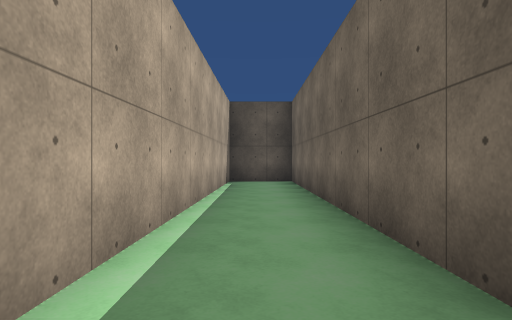
[1] (above)

24 first-person views from a walk through a Unity game level. The camera is 1.2 m above the floor, looks level and sees 75° across. The floor is counted in squares, 2 m on a side. Each view is taken from the middle of a square. On the plan, view 1 faces up. The plan holds only what a view shows up to about 10 squares ahead; the rest is blank. The place goes on beyond the plan. The player is left out. Surface patterns are stand-ins for the level's own textures.

[2]
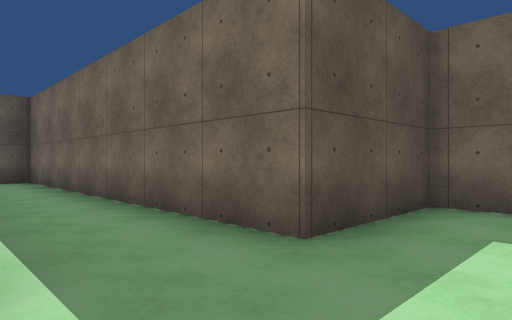

[3]
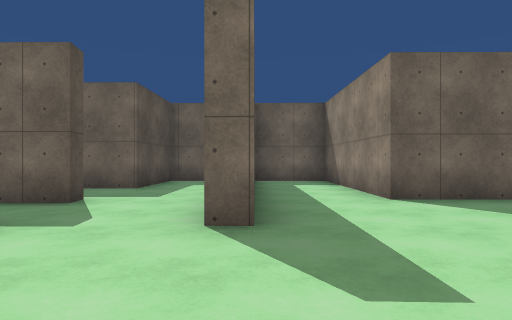

[4]
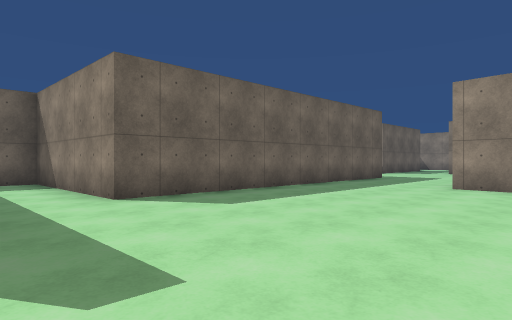

[5]
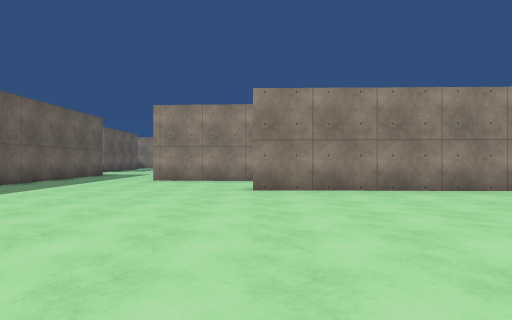

[6]
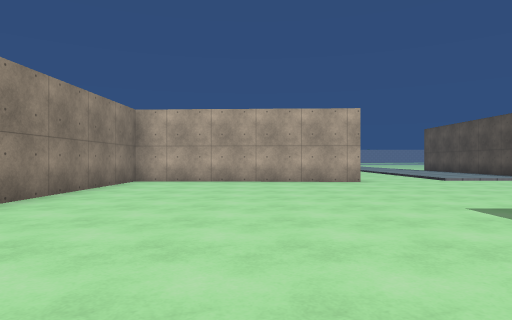

[7]
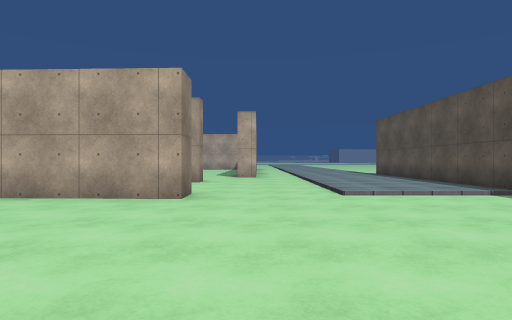

[8]
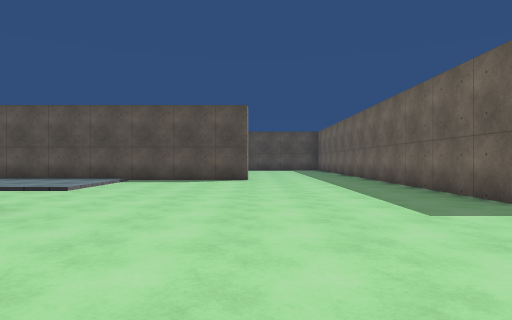

[9]
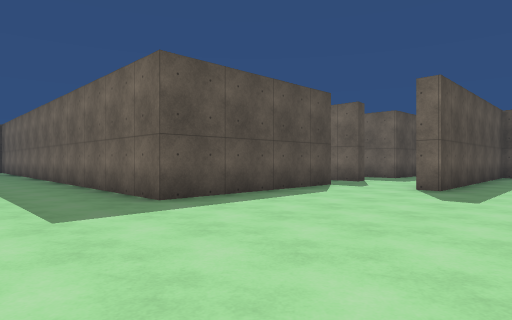

[10]
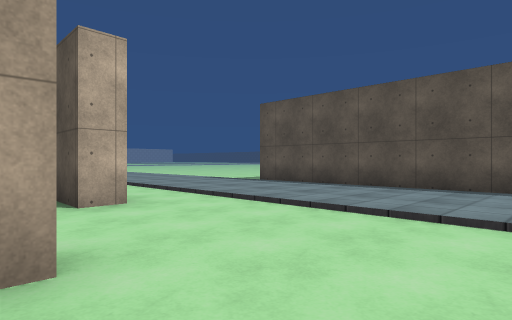

[11]
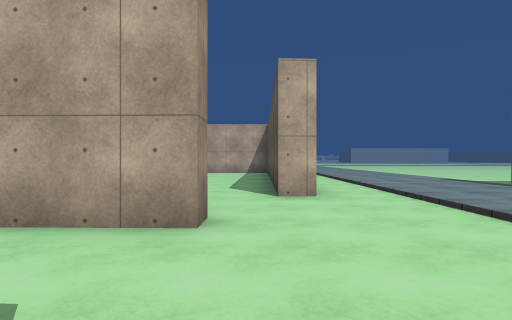

[12]
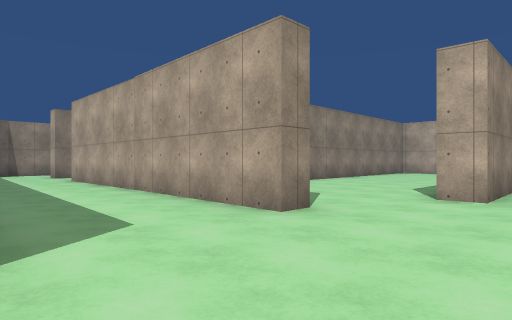

[13]
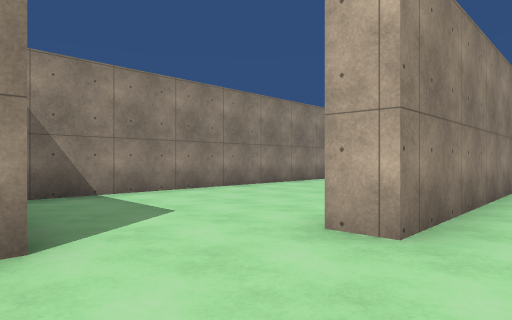

[14]
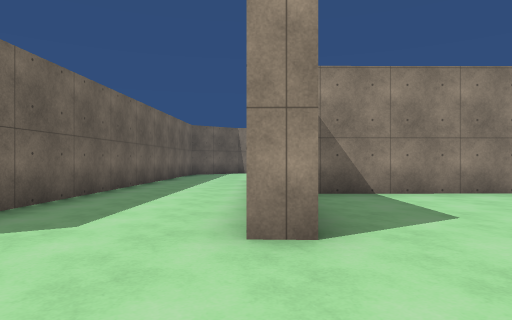

[15]
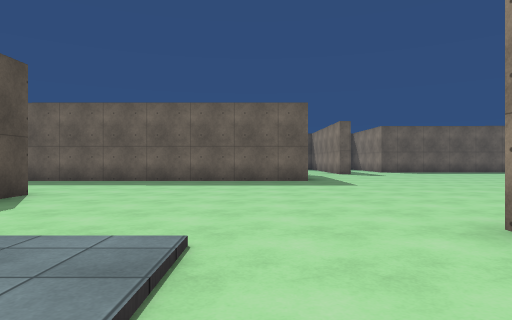

[16]
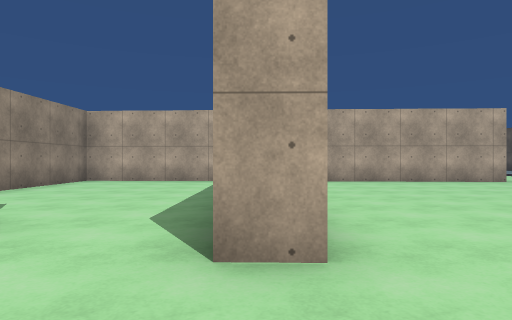

[17]
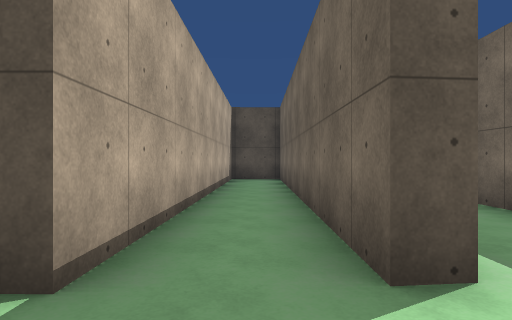

[18]
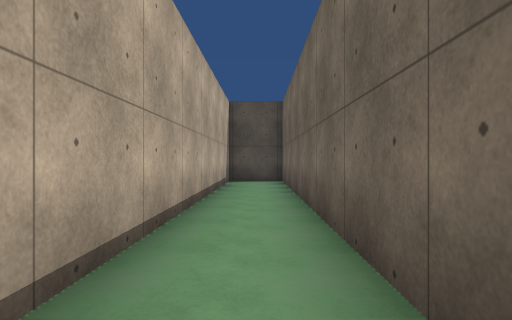

[19]
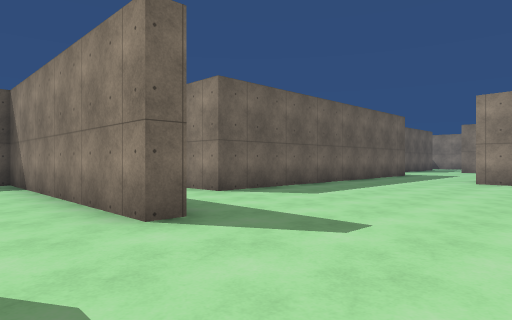

[20]
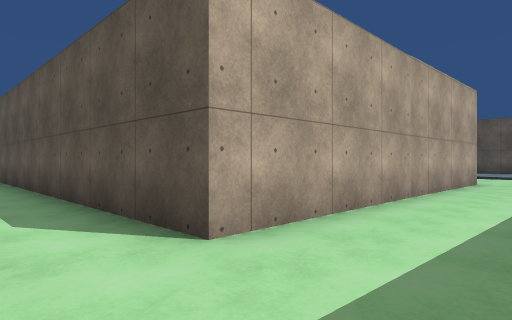

[21]
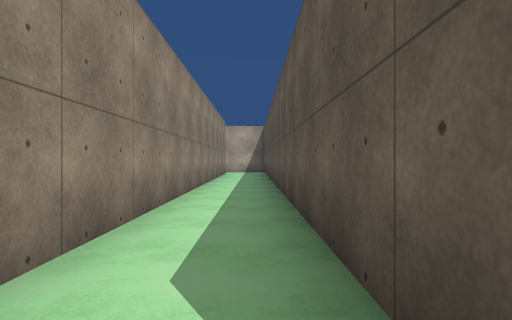

[22]
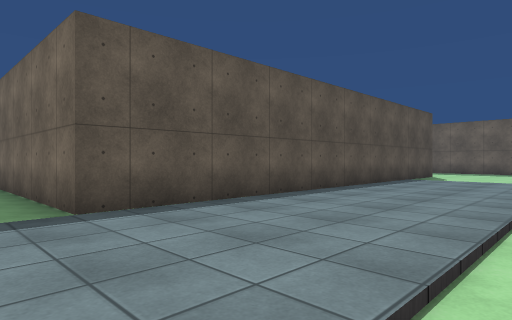

[23]
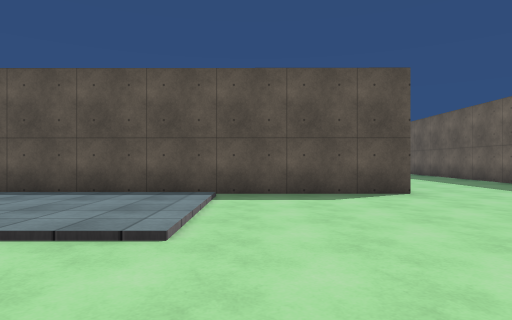

[24]
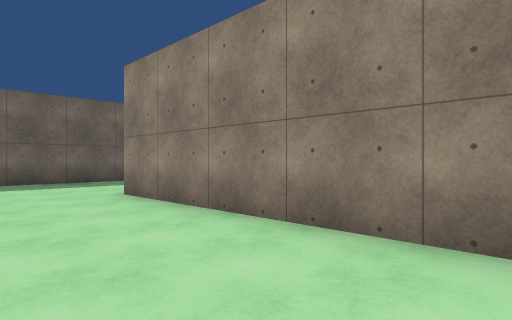

### Floor plan
Ten units are one square. View 1 is at (0, 0); x grows to the right and y downward. Boxes are objects, and circles mark ways between rooms. Rooms are numbered by the first view taken in them; rooms with no view inside come last. Other rooms are left out.
<svg viewBox="-251 -100 293 225">
<path fill="none" stroke="#000" d="M-6 15 36 15 36 -4 10 -5 10 -94 -7 -94 -9 -12M-149 1 -141 1 -144 64 -69 66 -70 73M-179 5 -181 85 -245 85M-112 -59 -228 -60 -229 -95M-167 -65 -112 -65M-153 80 -150 19M-70 95 -40 97M-9 -6 -14 -6 -13 -94 -28 -94 -29 -5 -75 -5 -74 -95M-245 -10 -205 -10 -205 -4M22 20 -30 20 -30 15 -6 15M-10 94 -9 41 37 40 36 19M-246 103 -196 102M-144 81 -146 119 -114 120"/>
<circle cx="-10" cy="5" r="3" fill="#2a7"/>
<circle cx="-70" cy="85" r="3" fill="#2a7"/>
<text x="0" y="-20">1</text>
<text x="-120" y="0">2</text>
<text x="-110" y="90">3</text>
</svg>
Room 1 opens to room 2. Room 2 opens to room 3.

Where each view was taken, in squares from view 1:
view 1: 0 up, 0 right, facing up
view 2: 1 down, 1 left, facing up-right
view 3: 2 down, 6 left, facing right
view 4: 2 down, 6 left, facing down-right
view 5: 0 up, 7 left, facing down
view 6: 3 down, 5 left, facing left
view 7: 1 up, 9 left, facing left
view 8: 4 down, 11 left, facing up
view 9: 4 down, 10 left, facing up-right
view 10: 1 down, 16 left, facing up-left
view 11: 0 up, 15 left, facing left
view 12: 2 up, 15 left, facing down-left
view 13: 2 up, 18 left, facing down-left
view 14: 2 up, 18 left, facing down
view 15: 2 up, 17 left, facing right
view 16: 7 down, 5 left, facing left
view 17: 1 down, 2 left, facing up
view 18: 0 up, 2 left, facing up
view 19: 0 up, 6 left, facing down-right
view 20: 10 down, 16 left, facing up-left
view 21: 9 down, 18 left, facing left
view 22: 2 up, 24 left, facing up-right
view 23: 0 up, 14 left, facing up
view 24: 9 up, 17 left, facing down-right
